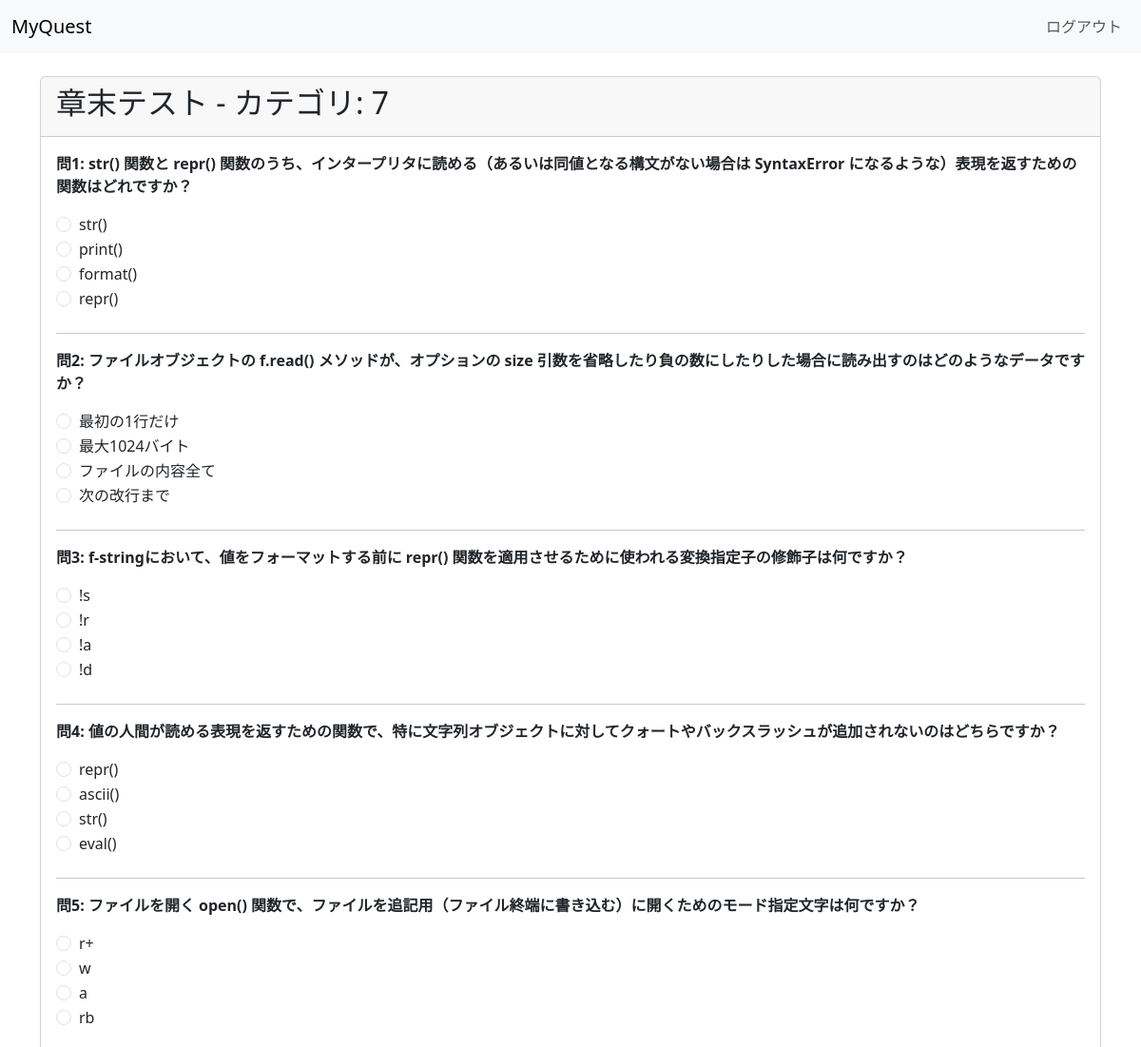
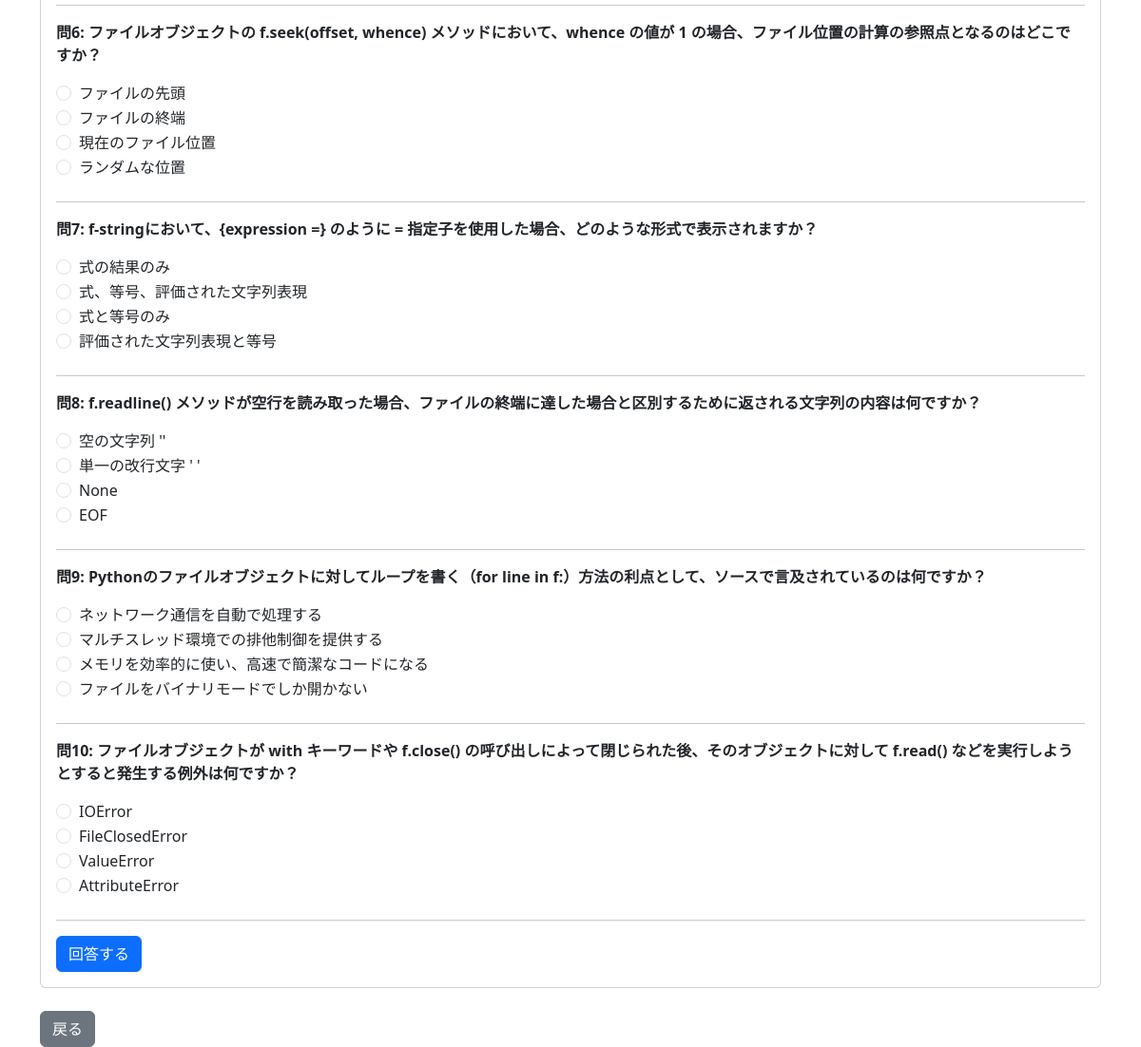
The page /section_test/7 (signed in) on the database its author committed (2 pictures, top to bottom).
### model.py (models this page shows)
class Question(db.Model):
    __tablename__ = "questions"
    id = db.Column(db.Integer, primary_key=True)
    question = db.Column(db.String(300), nullable=False)
    choice1 = db.Column(db.String(200))
    choice2 = db.Column(db.String(200))
    choice3 = db.Column(db.String(200))
    choice4 = db.Column(db.String(200))
    correct = db.Column(db.Integer)
    category = db.Column(db.String(50)) # section / practiceなど
    results = db.relationship('QuizResult', backref='question', lazy=True) # Add relationship

### app.py (the view)
@app.route("/section_test/<category>")
def section_test(category):
    if "user" not in session:
        return redirect("/")
    try:
        num_questions = int(request.args.get("num_questions", 10))
    except (ValueError, TypeError):
        num_questions = 10 # 無効な値の場合はデフォルトの10問
    q_list = Question.query.filter_by(category=category).all()
    if not q_list:
        return f"カテゴリ「{category}」の問題がDBにありません"
    num_to_sample = min(len(q_list), num_questions)
    q_list = random.sample(q_list, num_to_sample)
    return render_template("section_test.html", questions=q_list, category_name=category)

### templates/section_test.html (shortened to what this page needs)
<!DOCTYPE html>
<html>
<head>
    <link href="https://cdn.jsdelivr.net/npm/bootstrap@5.3.0-alpha1/dist/css/bootstrap.min.css" rel="stylesheet">
</head>
<body>
    <nav class="navbar navbar-expand-lg navbar-light bg-light">
        <div class="container-fluid">
            <a class="navbar-brand" href="#">MyQuest</a>
            <div class="collapse navbar-collapse" id="navbarNav">
                <ul class="navbar-nav ms-auto">
                    <li class="nav-item">
                        <a class="nav-link" href="/logout">ログアウト</a>
                    </li>
                </ul>
            </div>
        </div>
    </nav>
    <div class="container mt-4">
        <div class="card">
            <div class="card-header">
                <h2>章末テスト - カテゴリ: {{ category_name }}</h2>
            </div>
            <div class="card-body">
                {% if results %}
                    <h3>テスト結果</h3>
                    <div class="alert alert-info">
                        <h4>正解数: {{ score }} / {{ total }} 問</h4>
                        <h4>正解率: {{ percentage }}%</h4>
                    </div>
                    <p>お疲れ様でした！結果は以下の通りです。</p>
                    <hr>
                    {% for res in results %}
                    <div class="mb-4 p-3 {% if res.is_correct %}result-correct{% else %}result-incorrect{% endif %}">
                        <p class="card-text fw-bold">問{{ loop.index }}: {{ res.question.question }}</p>
                        <p>あなたの回答:
                            <span class="{% if not res.is_correct %}user-answer-incorrect{% endif %}">
                                {{ res.user_choice_text }}
                            </span>
                        </p>
                        {% if not res.is_correct %}
                            <p>正解: <span class="correct-answer-text">{{ res.correct_choice_text }}</span></p>
                        {% endif %}
                    </div>
                    {% endfor %}
                {% else %}
                    <form action="{{ url_for('submit_section_test') }}" method="post">
                        {% for q_obj in questions %}
                        <div class="mb-4">
                            <p class="card-text fw-bold">問{{ loop.index }}: {{ q_obj.question }}</p>
                            <div class="form-check">
                                <input type="radio" class="form-check-input" name="answer_{{ q_obj.id }}" value="1" id="q{{ q_obj.id }}-choice1" required>
                                <label class="form-check-label" for="q{{ q_obj.id }}-choice1">{{ q_obj.choice1 }}</label>
                            </div>
                            <div class="form-check">
                                <input type="radio" class="form-check-input" name="answer_{{ q_obj.id }}" value="2" id="q{{ q_obj.id }}-choice2">
                                <label class="form-check-label" for="q{{ q_obj.id }}-choice2">{{ q_obj.choice2 }}</label>
                            </div>
                            <div class="form-check">
                                <input type="radio" class="form-check-input" name="answer_{{ q_obj.id }}" value="3" id="q{{ q_obj.id }}-choice3">
                                <label class="form-check-label" for="q{{ q_obj.id }}-choice3">{{ q_obj.choice3 }}</label>
                            </div>
                            <div class="form-check">
                                <input type="radio" class="form-check-input" name="answer_{{ q_obj.id }}" value="4" id="q{{ q_obj.id }}-choice4">
                                <label class="form-check-label" for="q{{ q_obj.id }}-choice4">{{ q_obj.choice4 }}</label>
                            </div>
                        </div>
                        <hr>
                        {% endfor %}
                        <button type="submit" class="btn btn-primary">回答する</button>
                    </form>
                {% endif %}
            </div>
        </div>
        <div class="mt-4">
            {% if results %}
                <a href="{{ url_for('section_test', category=category_name) }}" class="btn btn-primary">次の問題</a>
                <a href="/home" class="btn btn-secondary">ホームに戻る</a>
            {% else %}
                <a href="/home" class="btn btn-secondary">戻る</a>
            {% endif %}
        </div>
    </div>
</body>
</html>

### rows shown on the page
Question: question "str() 関数と repr() 関数のうち、インタープリタに読める（あるいは同値となる構文がない場合は SyntaxError になるような）表現を返すための関数はどれですか？", choice1 "str()", choice2 "print()", choice3 "format()", choice4 "repr()"
Question: question "ファイルオブジェクトの f.read() メソッドが、オプションの size 引数を省略したり負の数にしたりした場合に読み出すのはどのようなデータですか？", choice1 "最初の1行だけ", choice2 "最大1024バイト", choice3 "ファイルの内容全て", choice4 "次の改行まで"
Question: question "f-stringにおいて、値をフォーマットする前に repr() 関数を適用させるために使われる変換指定子の修飾子は何ですか？", choice1 "!s", choice2 "!r", choice3 "!a", choice4 "!d"
Question: question "値の人間が読める表現を返すための関数で、特に文字列オブジェクトに対してクォートやバックスラッシュが追加されないのはどちらですか？", choice1 "repr()", choice2 "ascii()", choice3 "str()", choice4 "eval()"
Question: question "ファイルを開く open() 関数で、ファイルを追記用（ファイル終端に書き込む）に開くためのモード指定文字は何ですか？", choice1 "r+", choice2 "w", choice3 "a", choice4 "rb"
Question: question "ファイルオブジェクトの f.seek(offset, whence) メソッドにおいて、whence の値が 1 の場合、ファイル位置の計算の参照点となるのはどこですか？", choice1 "ファイルの先頭", choice2 "ファイルの終端", choice3 "現在のファイル位置", choice4 "ランダムな位置"
Question: question "f-stringにおいて、{expression =} のように = 指定子を使用した場合、どのような形式で表示されますか？", choice1 "式の結果のみ", choice2 "式、等号、評価された文字列表現", choice3 "式と等号のみ", choice4 "評価された文字列表現と等号"
Question: question "f.readline() メソッドが空行を読み取った場合、ファイルの終端に達した場合と区別するために返される文字列の内容は何ですか？", choice1 "空の文字列 ''", choice2 "単一の改行文字 ' '", choice3 "None", choice4 "EOF"
Question: question "Pythonのファイルオブジェクトに対してループを書く（for line in f:）方法の利点として、ソースで言及されているのは何ですか？", choice1 "ネットワーク通信を自動で処理する", choice2 "マルチスレッド環境での排他制御を提供する", choice3 "メモリを効率的に使い、高速で簡潔なコードになる", choice4 "ファイルをバイナリモードでしか開かない"
Question: question "ファイルオブジェクトが with キーワードや f.close() の呼び出しによって閉じられた後、そのオブジェクトに対して f.read() などを実行しようとすると発生する例外は何ですか？", choice1 "IOError", choice2 "FileClosedError", choice3 "ValueError", choice4 "AttributeError"

### other values the page prints
{{ category_name }} "7"
